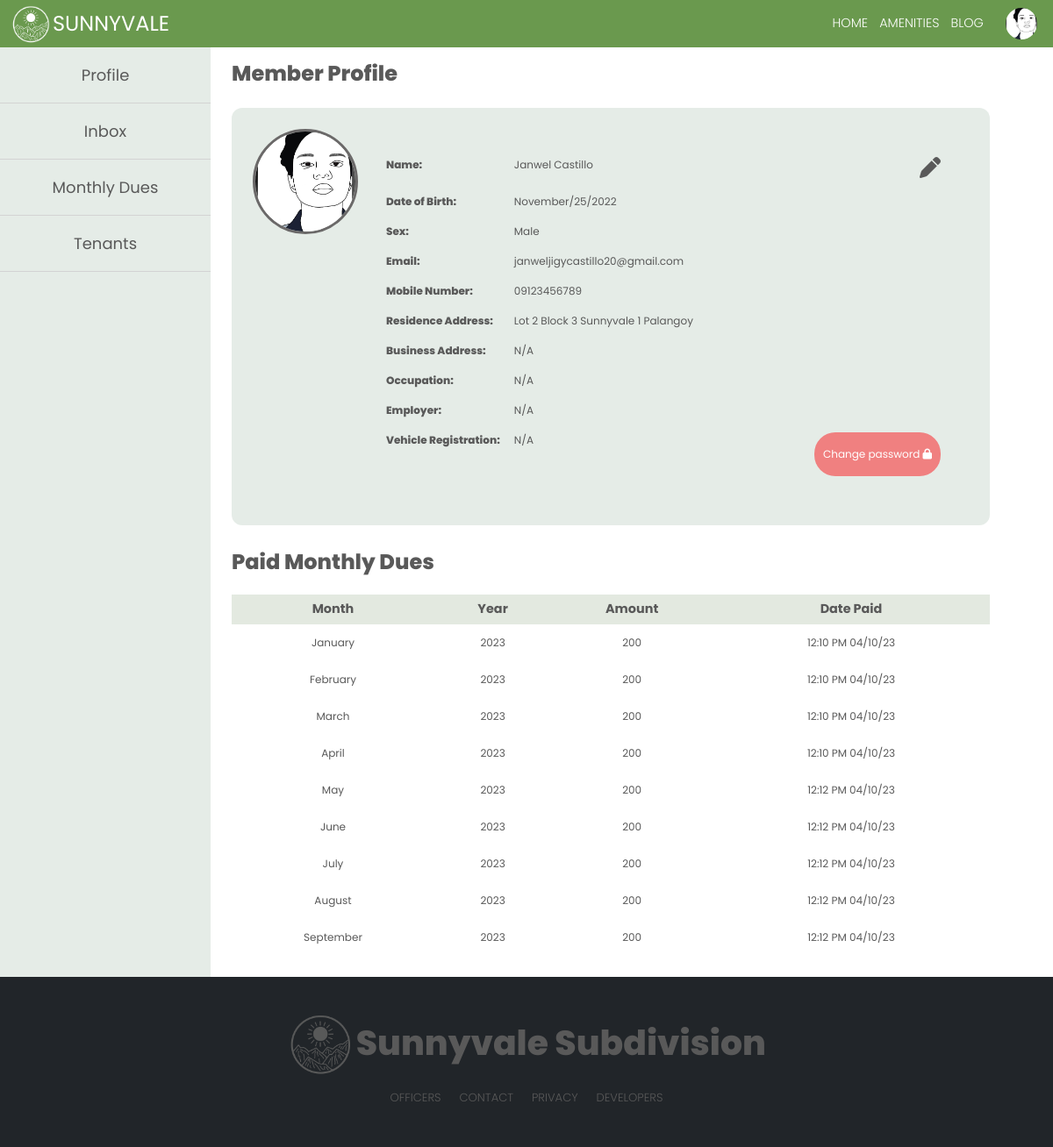
/modules/memberPanel.php (signed in), run on the app's committed database.
### tables this page shows
CREATE TABLE IF NOT EXISTS `user` (
  `user_id` int(11) NOT NULL AUTO_INCREMENT,
  `user_homeowner_id` int(11) DEFAULT NULL,
  `user_tenant_id` int(11) DEFAULT NULL,
  `subdivision` varchar(50) NOT NULL,
  `full_name` varchar(50) NOT NULL,
  `user_type` varchar(15) NOT NULL,
  `password` varchar(30) NOT NULL,
  `email_address` varchar(40) DEFAULT NULL,
  `account_status` varchar(15) NOT NULL,
  `verification_code` varchar(6) DEFAULT NULL,
  `email_verified_at` datetime DEFAULT NULL,
  `display_picture` varchar(255) NOT NULL,
  PRIMARY KEY (`user_id`)
);

CREATE TABLE IF NOT EXISTS `homeowner_profile` (
  `homeowner_id` int(11) NOT NULL AUTO_INCREMENT,
  `last_name` varchar(100) NOT NULL,
  `first_name` varchar(100) NOT NULL,
  `middle_name` varchar(100) DEFAULT NULL,
  `suffix` varchar(100) DEFAULT NULL,
  `sex` varchar(100) NOT NULL,
  `street` varchar(255) NOT NULL,
  `subdivision` varchar(255) NOT NULL,
  `barangay` varchar(50) NOT NULL,
  `business_address` varchar(255) DEFAULT NULL,
  `occupation` varchar(100) DEFAULT NULL,
  `email_address` varchar(100) NOT NULL,
  `birthdate` date DEFAULT NULL,
  `mobile_number` varchar(20) DEFAULT NULL,
  `employer` varchar(100) DEFAULT NULL,
  `vehicle_registration` varchar(20) DEFAULT NULL,
  PRIMARY KEY (`homeowner_id`)
);

CREATE TABLE IF NOT EXISTS `bill_consumer` (
  `billConsumer_id` int(11) NOT NULL AUTO_INCREMENT,
  `billingPeriod_id` int(11) NOT NULL,
  `homeowner_id` int(11) NOT NULL,
  `transaction_id` int(11) DEFAULT NULL,
  `fullname` varchar(250) NOT NULL,
  `amount` varchar(45) NOT NULL,
  `datetime_paid` datetime DEFAULT NULL,
  `status` varchar(45) NOT NULL,
  PRIMARY KEY (`billConsumer_id`)
);

CREATE TABLE IF NOT EXISTS `billing_period` (
  `billingPeriod_id` int(11) NOT NULL AUTO_INCREMENT,
  `month` varchar(45) NOT NULL,
  `year` varchar(45) NOT NULL,
  PRIMARY KEY (`billingPeriod_id`) USING BTREE
);

### modules/memberPanel.php (the view, shortened to what this page needs)
<?php
require '../marginals/topbar.php';
if ($_SESSION['user_type'] == 'Tenant') {
  $result = $con->query("SELECT * FROM user, tenant  WHERE user_id = " . $user_id = $_SESSION['user_id'] . "  AND user_tenant_id = tenant_id") or die($mysqli->error);
  $row = $result->fetch_assoc();
  $user_type = $row['user_type'];
} else {
  $result = $con->query("SELECT * FROM user, homeowner_profile  WHERE user_id = " . $user_id = $_SESSION['user_id'] . "  AND full_name = CONCAT(first_name, ' ', last_name)") or die($mysqli->error);
  $row = $result->fetch_assoc();
  $user_type = $row['user_type'];
  $residence_address = $row['street'] . ' ' . $row['subdivision'] . ' ' . $row['barangay'];
  $resultBillConsumer = $con->query("SELECT * FROM bill_consumer INNER JOIN billing_period ON bill_consumer.billingPeriod_id = billing_period.billingPeriod_id  WHERE homeowner_id = '$homeowner_id_profile' AND status = 'PAID' ORDER BY billing_period.billingPeriod_id ASC");
}
?>
<!DOCTYPE html>
<html lang="en">
<head>
  <link rel="stylesheet" href="https://cdnjs.cloudflare.com/ajax/libs/font-awesome/6.2.0/css/all.min.css" />
</head>
<body>
  <div class="member">
    <div class="sideBar">
      <?php require '../marginals/sidebarMemberPanel.php'; ?>
    </div>
    <div class="memberPanel">
      <div class="profileMem" id="profile">
        <label class='lblProfile'><?php
                                  if ($user_type == 'Homeowner') {
                                    echo "Member Profile";
                                  } else if ($user_type == 'Tenant') {
                                    echo "Tenant Profile";
                                  } else {
                                    echo "Profile";
                                  }
                                  ?></label>
        <div class="profileForm">
          <div class="profileImg">
            <img <?php
                  $imageURL = '../media/displayPhotos/' . $row['display_picture'];
                  ?> src="<?= $imageURL ?>" />
            <label class="lblUpload" data-bs-toggle="modal" data-bs-target="#staticBackdrop">Upload Photo</label>
          </div>
          <table class="table tblProfile">
            <tbody>
              <tr>
                <td class="lbl">Name:</td>
                <td class="data"><?php
                                  if ($user_type == 'Homeowner') {
                                    if ($row['suffix'] == "N/A") {
                                      echo $row['first_name'] . " " . $row['middle_name']  . " " . $row['last_name'];
                                    } else {
                                      echo $row['first_name'] . " " . $row['middle_name']  . " " . $row['last_name'] . " " . $row['suffix'];
                                    }
                                  } else if ($user_type == 'Tenant') {
                                    echo $row['full_name'];
                                  } else {
                                    echo $row['first_name'];
                                  };
                                  ?></td>
                <td class="editBtn">
                  <?php
                  if ($user_type == 'Homeowner') {
                    echo "<i class='fa-solid fa-pen fa-2x' data-bs-toggle='modal' data-bs-target='#editProfile'></i>";
                  }
                  ?>
                </td>
              </tr>
              <?php
              if ($user_type == 'Homeowner') {
                $datetime = strtotime($row['birthdate']);
                echo "<tr>
                <td class='lbl'>Date of Birth:</td>
                <td class='data'>
                               " . $phptime = date('F/d/Y', $datetime) . "
                </td>
              </tr>
              <tr>
                <td class='lbl'>Sex:</td>
                <td class='data'> " . $row['sex'] . "</td>
              </tr>
              <tr>
                <td class='lbl'>Email:</td>
                <td class='data'>" . $row['email_address'] . "</td>
              </tr>
              <tr>
                <td class='lbl'>Mobile Number:</td>
                <td class='data'>" . $row['mobile_number'] . "</td>
              </tr>
              <tr>
                <td class='lbl'>Residence Address:</td>
                <td class='data'>
                  " . $residence_address . "</td>
              </tr>
              <tr>
                <td class='lbl'>Business Address:</td>
                <td class='data'>
                " . $row['business_address'] . "
                </td>
              </tr>
              <tr>
                <td class='lbl'>Occupation:</td>
                <td class='data'>" . $row['occupation'] . "</td>
              </tr>
              <tr>
                <td class='lbl'>Employer:</td>
                <td class='data'>" . $row['employer'] . "</td>
              </tr>
              <tr>
              <td class='lbl'>Vehicle Registration:</td>
              <td class='data'>" . $row['vehicle_registration'] . "</td>
              <td class='editBtn'><button class='change-password' type='button' data-bs-toggle='modal' data-bs-target='#editPassword'>Change password <i class='fa-solid fa-lock'></i></button></td>
            </tr>";
              } else if ($user_type == 'Tenant') {
                $datetime = strtotime($row['birthdate']);
                echo "<tr>
                <td class='lbl'>Date of Birth:</td>
                <td class='data'>
                               " . $phptime = date('F/d/Y', $datetime) . "
                </td>
              </tr>
              <tr>
                <td class='lbl'>Sex:</td>
                <td class='data'> " . $row['sex'] . "</td>
              </tr>
              <tr>
                <td class='lbl'>Email:</td>
                <td class='data'>" . $row['email_address'] . "</td>
              </tr>
              <tr>
                <td class='lbl'>Mobile Number:</td>
                <td class='data'>" . $row['mobile_no'] . "</td>
              </tr>";
              }
              ?>
            </tbody>
          </table>
        </div>
        <?php
        if ($user_type == 'Homeowner') {
          echo "<div class='table-responsive'>
          <label class='lblTable'>Paid Monthly Dues</label>
          <table class='tblPaidDues table-hover' cellspacing='0' width='100%'>
            <thead>
              <tr>
                <th>Month</th>
                <th>Year</th>
                <th>Amount</th>
                <th>Date Paid</th>
              </tr>
            </thead>
            <tbody>";
          while ($rowBillConsumer = $resultBillConsumer->fetch_assoc()) :
            $datetime = strtotime($rowBillConsumer['datetime_paid']);
            $phptime = date("g:i A m/d/y", $datetime);
            echo "<tr>
              <td>" . $rowBillConsumer['month'] . "</td>
              <td>" .  $rowBillConsumer['year'] . "</td>
              <td>" .  $rowBillConsumer['amount'] . "</td>
              <td>" . $phptime . "</td>";
          endwhile;
          echo "</tr>
        </tbody>
      </table>
    </div>
  </div>";
        }
        ?>
      </div>
    </div>
  <?php
  require '../marginals/footer2.php'
  ?>
</body>
</html>

### marginals/topbar.php (shortened to what this page needs)
<?php
include "../process.php";
if ($_SESSION['user_type'] == 'Tenant') {
  $result = $con->query("SELECT * FROM user WHERE user_id = " . $user_id = $_SESSION['user_id'] . "") or die($mysqli->error);
  $result1 = $con->query("SELECT * FROM user WHERE user_id = " . $user_id = $_SESSION['user_id'] . "")  or die($mysqli->error);
  $row1 = $result1->fetch_assoc();
  $homeowner_id_profile = $row1['user_homeowner_id'];
  $fullname_monthlyDues = $row1['full_name'];
  $user_type = $row1['user_type'];
  $resultSubdivision = $con->query("SELECT * FROM user WHERE user_id = " . $user_id = $_SESSION['user_id'] . " AND subdivision = '" . $_SESSION['subdivision'] . "'") or die($mysqli->error);
  $rowSubdivision = $resultSubdivision->fetch_assoc();
  $subdivision_name1 = $rowSubdivision['subdivision'] ?? '';
  $resultComplainee = $con->query("SELECT * FROM homeowner_profile WHERE subdivision ='$subdivision_name1' AND homeowner_id != '$homeowner_id_profile' ORDER BY first_name");
} else {
  $result = $con->query("SELECT * FROM user WHERE user_id = " . $user_id = $_SESSION['user_id'] . "") or die($mysqli->error);
  $result1 = $con->query("SELECT * FROM user, homeowner_profile  WHERE user_id = " . $user_id = $_SESSION['user_id'] . "  AND full_name = CONCAT(first_name, ' ', last_name)") or die($mysqli->error);
  $row1 = $result1->fetch_assoc();
  $homeowner_id_profile = $row1['user_homeowner_id'];
  $user_type = $row1['user_type'];
}
?>
<!DOCTYPE html>
<html lang="en">
<head>
  <link href="https://cdn.jsdelivr.net/npm/bootstrap@5.0.2/dist/css/bootstrap.min.css" rel="stylesheet">
</head>
<body>
  <div class='navigation'>
    <div class="topLeft">
      <img src="..\img\logoSV.png" alt="" />
      <i class="topIcon">SUNNYVALE</i>
    </div>
    <form class="topbarNav" method="post">
      <div class="topCenter">
        <ul class="topList">
          <li data-bs-toggle="modal" data-bs-target="#confirmLogout" onclick="location.href='#confirmLogout'" class="topListItem1">HOME</li>
          <?php
          if ($user_type == 'Homeowner' or $user_type == 'Tenant') {
          ?>
            <li onclick="location.href='../modules/amenities.php'" class="topListItem1">AMENITIES</li>
          <?php
          }
          ?>
          <?php
          if ($user_type != 'Guard') {
          ?>
            <li onclick="location.href='../modules/blogHome.php'" class="topListItem1"> BLOG</li>
          <?php
          }
          ?>
      </div>
      <div class="topRight">
        <div class='menu-trigger'>
          <div class="btn-group dropleft">
            <button type="button" class="dropdownIMG" data-toggle="dropdown" aria-haspopup="true" aria-expanded="false">
              <img class="topImg1" <?php
                                    $row = $result->fetch_assoc();
                                    $imageURL = '../media/displayPhotos/' . $row['display_picture'];
                                    ?> src="<?= $imageURL ?>" alt="" />
            </button>
          </div>
        </div>
      </div>
    </form>
  </div>
</body>
</html>

### marginals/topbar.php (style rules this page uses)
.topbarNav { display: flex; gap: 1vw; align-items: center; }
.navigation { margin-top: 0; margin-bottom: 0; padding: 0; width: 100%; height: 4.5vw; background-color: rgba(106, 153, 78); position: sticky; top: 0; display: flex; align-items: center; font-family: "Poppins", sans-serif; z-index: 999; backdrop-filter: blur(5px); }
.topLeft { max-height: 4.5vw; margin-top: 0; flex: 3; display: flex; align-items: center; justify-content: flex-start; margin-left: 1vw; }
.topLeft img { max-height: 4vw; }
.topRight { max-height: 4.5vw; flex: 3; display: flex; align-items: center; justify-content: flex-end; margin-right: 1vw; }
.topCenter { flex: 60; }
.topIcon { font-size: 2vw; margin-right: 10px; color: white; font-family: "Poppins", sans-serif; font-style: normal; cursor: pointer; }
.menu-trigger { display: flex; max-height: 4.5vw; }
.topImg1 { max-height: 3vw; max-width: 3vw; width: 3vw; height: 3vw; border-radius: 50%; object-fit: cover; cursor: pointer; }
.topList { display: flex; justify-content: flex-end; margin: 0; padding: 0; list-style: none; color: white; }
.topListItem1 { color: white; padding: 0.5vw; margin-right: 0.1vw; font-size: 1.2vw; font-weight: 300; cursor: pointer; }
.dropdownIMG { background-color: rgb(89, 89, 89, 0); border: none !important; }

### modules/memberPanel.php (style rules this page uses)
* { margin: 0; }
.member { display: flex; }
.sideBar { background-color: rgb(248, 245, 227); flex: 2; color: black; }
.memberPanel { flex: 8; width: 100%; overflow-x: hidden; }
.profileForm img { z-index: -1; width: 10vw; height: 10vw; border-radius: 50%; object-fit: cover; border: 0.3vw solid rgb(107, 105, 105); }
.profileForm { display: flex; background-color: rgb(170, 192, 175, 0.3); width: 90%; padding: 2vw; margin: 2vw; border-radius: 1vw; }
.tblProfile { color: rgb(89, 89, 89); margin: 0; margin-left: 2vw; font-family: "Poppins", sans-serif; }
td, th { color: rgb(89, 89, 89); font-size: 1.2vw; border-style: none !important; text-align: left; width: min-content; }
.lbl { font-weight: 800; width: 1%; white-space: nowrap; }
.editBtn { border: 1px solid red; width: vw; cursor: pointer; text-align: right; }
.fa-pen { color: rgb(89, 89, 89); }
thead { top: 0; position: sticky; text-align: center; background-color: rgb(251, 250, 244); }
th, td { padding: 0.8vw; border: 1px solid lightgray; }
.table-responsive { font-size: max(1vw, min(10px)); max-height: 500px; min-height: 20vw; }
.table { margin-top: 1vw; margin-bottom: 2vw; overflow-y: scroll; align-items: center; justify-self: center; margin: 2vw; max-width: 95%; }
.tblPaidDues { margin: 2vw; width: 90%; }
.tblPaidDues td { text-align: center; }
.lblTable { font-size: 2vw; font-family: "Poppins", sans-serif; margin-left: 2vw; margin-bottom: -2vw; padding: 0; color: rgb(89, 89, 89); font-weight: 800; }
.lblProfile { font-size: 2vw; font-family: "Poppins", sans-serif; margin-top: 1vw; margin-left: 2vw; margin-bottom: -2vw; padding: 0; color: rgb(89, 89, 89); font-weight: 800; }
.tblForm th, td { font-size: 1vw; padding: 1vw; }
.tblHomeowners thead, th { padding: 0.5vw; text-align: center; font-size: 1.2vw; background-color: rgb(170, 192, 175, 0.3); width: max-content; white-space: nowrap; }
.profileImg { width: 10vw; height: 10vw; border-radius: 50%; }
.lblUpload { display: none; border-radius: 50%; display: flex; gap: 1vw; height: 10vw; width: 10vw; border: none; font-family: 'Poppins', sans-serif; color: rgba(0, 0, 0, 0); bottom: 10vw; font-size: 1vw; justify-content: center; align-items: center; position: relative; cursor: pointer; }
.change-password { color: white; border: none; border-radius: 2vw; background-color: lightcoral; width: 12vw; height: 50px; }

### marginals/sidebarMemberPanel.php (style rules this page uses)
* { margin: 0; font-family: 'Poppins', sans-serif; }
.tblForm th, td { font-size: 1vw; padding: 1vw; }
.sideBar { background-color: rgb(170, 192, 175, 0.3); flex: 2; color: black; }

### data on the page
user: display_picture (picture), homeowner_profile.first_name "Janwel", homeowner_profile.last_name "Castillo", homeowner_profile.birthdate "November/25/2022", homeowner_profile.sex "Male", homeowner_profile.email_address "janweljigycastillo20@gmail.com", homeowner_profile.mobile_number "09123456789", homeowner_profile.street+subdivision+barangay "Lot 2 Block 3 Sunnyvale 1 Palangoy", homeowner_profile.business_address "N/A", homeowner_profile.occupation "N/A", homeowner_profile.employer "N/A", homeowner_profile.vehicle_registration "N/A"
bill_consumer: billingPeriod.month "January", billingPeriod.year "2023", amount "200", datetime_paid "12:10 PM 04/10/23"
bill_consumer: billingPeriod.month "February", billingPeriod.year "2023", amount "200", datetime_paid "12:10 PM 04/10/23"
bill_consumer: billingPeriod.month "March", billingPeriod.year "2023", amount "200", datetime_paid "12:10 PM 04/10/23"
bill_consumer: billingPeriod.month "April", billingPeriod.year "2023", amount "200", datetime_paid "12:10 PM 04/10/23"
bill_consumer: billingPeriod.month "May", billingPeriod.year "2023", amount "200", datetime_paid "12:12 PM 04/10/23"
bill_consumer: billingPeriod.month "June", billingPeriod.year "2023", amount "200", datetime_paid "12:12 PM 04/10/23"
bill_consumer: billingPeriod.month "July", billingPeriod.year "2023", amount "200", datetime_paid "12:12 PM 04/10/23"
bill_consumer: billingPeriod.month "August", billingPeriod.year "2023", amount "200", datetime_paid "12:12 PM 04/10/23"
bill_consumer: billingPeriod.month "September", billingPeriod.year "2023", amount "200", datetime_paid "12:12 PM 04/10/23"
